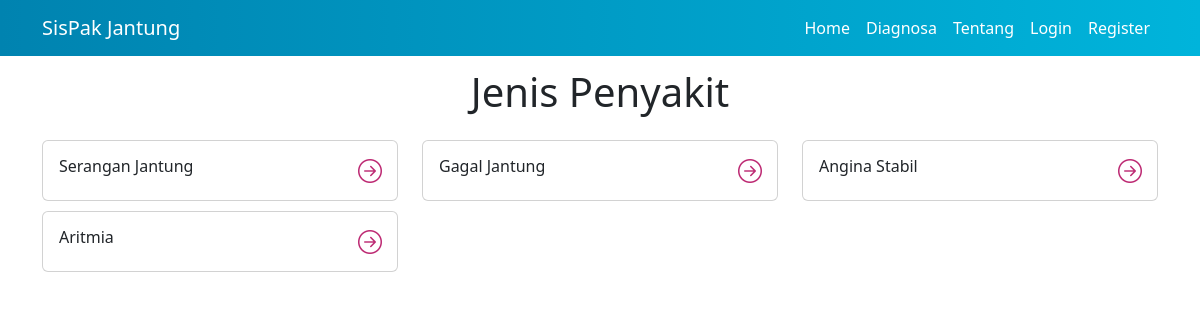
/jenis_penyakit.php, run on the app's committed database.
### tables this page shows
CREATE TABLE `penyakit` (
  `id_penyakit` varchar(5) NOT NULL,
  `nama_penyakit` varchar(255) NOT NULL,
  `deskripsi` text DEFAULT NULL,
  `saran` text NOT NULL
);

### jenis_penyakit.php (the view, shortened to what this page needs)
<?php
include 'koneksi/db.php';
$penyakit = [];
$sql = "SELECT * FROM penyakit";
$result = $conn->query($sql);
if ($result->num_rows > 0) {
    while ($row = $result->fetch_assoc()) {
        $penyakit[] = $row;
    }
}
?>
<?php include 'includes/header.php'; ?>
<nav class="navbar navbar-expand-lg navbar-dark fixed-top">
    <div class="container">
        <a class="navbar-brand" href="index.php">SisPak Jantung</a>
        <div class="collapse navbar-collapse" id="navbarNav">
            <ul class="navbar-nav ms-auto">
                <li class="nav-item">
                    <a class="nav-link" href="index.php">Home</a>
                </li>
                <li class="nav-item">
                    <a class="nav-link active" href="diagnosa.php">Diagnosa</a>
                </li>
                <li class="nav-item">
                    <a class="nav-link" href="tentang.php">Tentang</a>
                </li>
                <?php if (isset($_SESSION['username'])): ?>
                    <li class="nav-item">
                        <a class="nav-link" href="logout.php">Logout</a>
                    </li>
                <?php else: ?>
                    <li class="nav-item">
                        <a class="nav-link" href="login.php">Login</a>
                    </li>
                    <li class="nav-item">
                        <a class="nav-link" href="register.php">Register</a>
                    </li>
                <?php endif; ?>
            </ul>
        </div>
    </div>
</nav>
<div class="container mt-5 ">
    <h1 class="text-center mb-4">Jenis Penyakit</h1>
    <div class="row  main-content">
        <?php foreach ($penyakit as $index => $p): ?>
            <div class="col-md-4">
                <div class="card position-relative" data-bs-toggle="modal" data-bs-target="#modalPenyakit<?= $index ?>">
                    <div class="card-body">
                        <h5 class="card-title"><?= htmlspecialchars($p['nama_penyakit']) ?></h5>
                    </div>
                    <div class="arrow-right">
                        <i class="bi bi-arrow-right-circle"></i>
                    </div>
                </div>
            </div>
        <?php endforeach; ?>
    </div>
</div>
<?php include 'includes/footer.php'; ?>

### css/jenis_penyakit.css (style rules this page uses)
:root { --primary-color: #bd2a73; --primary-hover-color: #0056b3; --secondary-color: #6c757d; --background-color: #f8f9fa; --text-color: #212529; --link-hover-color: #ffcc00; --card-hover-shadow: rgba(0, 0, 0, 0.2); }
body { background-color: var(--background-color); padding-top: 20px; padding-bottom: 30px; color: var(--text-color); }
.card { margin-bottom: 10px; transition: transform 0.3s, box-shadow 0.3s; }
.card-title { font-size: 1.0rem; color: var(--text-color); }
.arrow-right { position: absolute; top: 50%; right: 15px; transform: translateY(-50%); font-size: 1.5rem; color: var(--primary-color); transition: color 0.3s; }
.navbar { background-color: #00B4DB; background: -webkit-linear-gradient(to right, #0083B0, #00B4DB); background: linear-gradient(to right, #0083B0, #00B4DB); }
.navbar .nav-link { color: white; transition: color 0.3s ease; }
.main-content { animation: fadeIn 1s ease-out; }

### data on the page
penyakit: nama_penyakit "Serangan Jantung"
penyakit: nama_penyakit "Gagal Jantung"
penyakit: nama_penyakit "Angina Stabil"
penyakit: nama_penyakit "Aritmia"
